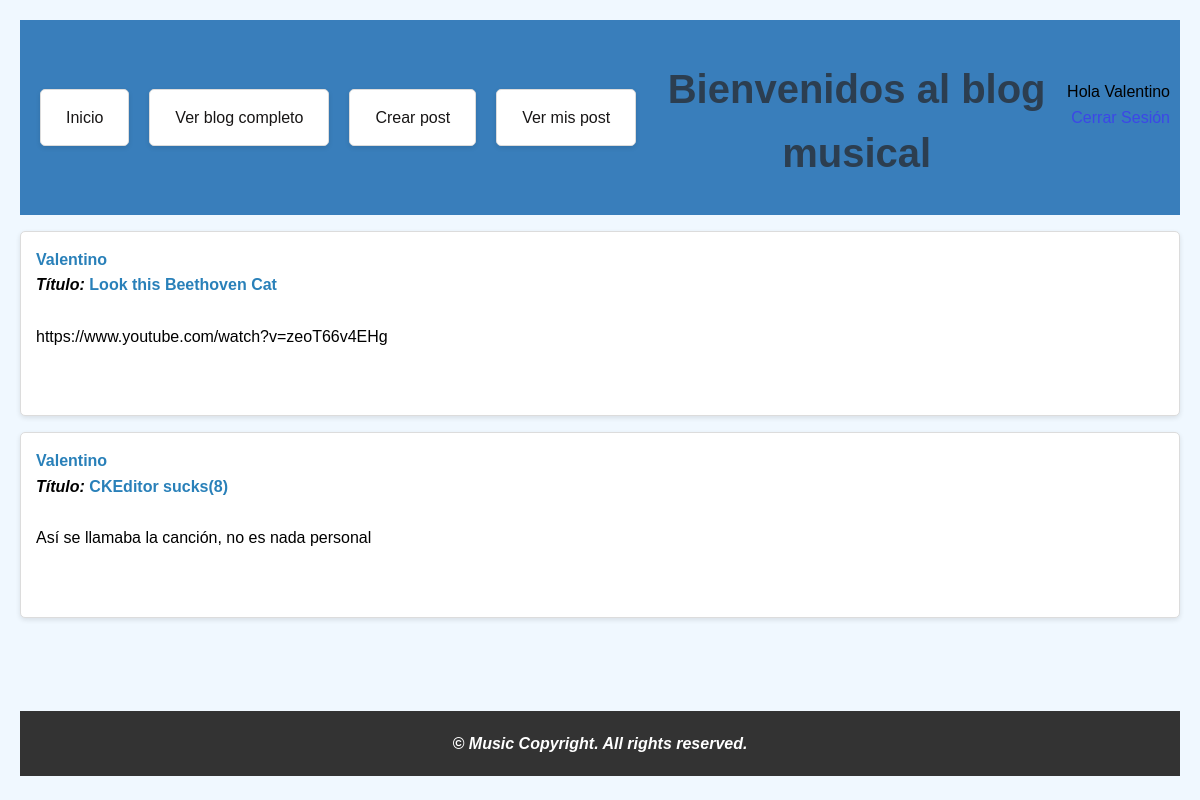
Page /blog/ (signed in) on the committed database.
### blog/models.py (models this page shows, shortened)
class Blog(models.Model):
    autor = models.ForeignKey(User, on_delete=models.CASCADE)
    titulo = models.CharField(max_length=200)
    texto = RichTextField()

### blog/views.py (the view)
# urls.py: path('blog/', views.VerBlog.as_view(), name='ver_blog'),
class VerBlog(ListView):
    model = Blog
    template_name = 'ver_blog.html'
    def get_queryset(self):
        return Blog.objects.all()

### blog/templates/ver_blog.html (shortened to what this page needs)
{%extends 'base.html'%}
{%block content%}
    {% for blog in object_list %}
    <ul>
        <li>
            <b>{{blog.autor|capfirst}}</b>
            <br><i>Título:</i> <b>{{blog.titulo}}</b>
            <br><br>{{blog.texto|safe}}<br><br><br>
        </li>
    </ul>
    {% endfor %}
{%endblock%}

### blog/templates/base.html (shortened to what this page needs)
<!DOCTYPE html>
<html lang="es">
<head>
    {%load static %}
    <link rel="stylesheet" href="{% static 'blog/styles.css' %}">
</head>
<body>
    <header>
        {% include "navbar.html" %}
        <div class="header-titulo">
            <h1>Bienvenidos al blog musical</h1>
        </div>
        <div class="usuario">
            {% if user.is_authenticated %}
                Hola {{ user.username|capfirst }}<br>
                <a href="{% url 'logout' %}">Cerrar Sesión</a>
            {% else %}
                Hola anónimo/a
                <a href="{% url 'login' %}">Iniciar Sesión</a>
                <a href="{% url 'registro' %}">¿No tienes una cuenta? Ingresa aquí</a>
            {% endif %}
            <br><br>
        </div>
    </header>
    <div class="content">
        {%block content%}{%endblock%}
    </div>
    <br><br><br>
    <footer>
        <i>&copy Music Copyright. All rights reserved.</i>
    </footer>
</body>
</html>

### blog/static/blog/styles.css (style rules this page uses)
header { display: flex; justify-content: space-between; align-items: center; padding: 10px; background-color: rgb(57, 126, 187); }
.header-titulo { flex: 1; text-align: center; }
.usuario { margin-left: auto; text-align: right; }
body { background-color: #f0f8ff; font-family: Arial, sans-serif; line-height: 1.6; margin: 0; padding: 20px; }
h1 { text-align: center; color: #2c3e50; font-size: 2.5em; margin-bottom: 20px; }
ul { list-style-type: none; padding: 0; }
li { background-color: #ffffff; border: 1px solid #dcdcdc; border-radius: 5px; margin-bottom: 15px; padding: 15px; box-shadow: 0 2px 5px rgba(0, 0, 0, 0.1); }
b { color: #2980b9; }
i { font-weight: bold; }
a { color: #3c47e7; text-decoration: none; transition: color 0.3s; }
footer { text-align: center; padding: 20px; background: #333; color: #ffffff; }

### rows in the picture
Blog: autor "Valentino", titulo "Look this Beethoven Cat", texto "https://www.youtube.com/watch?v=zeoT66v4EHg"
Blog: autor "Valentino", titulo "CKEditor sucks(8)", texto "Así se llamaba la canción, no es nada personal"

### other values in the picture
{{ user.username|capfirst }} "Valentino"
